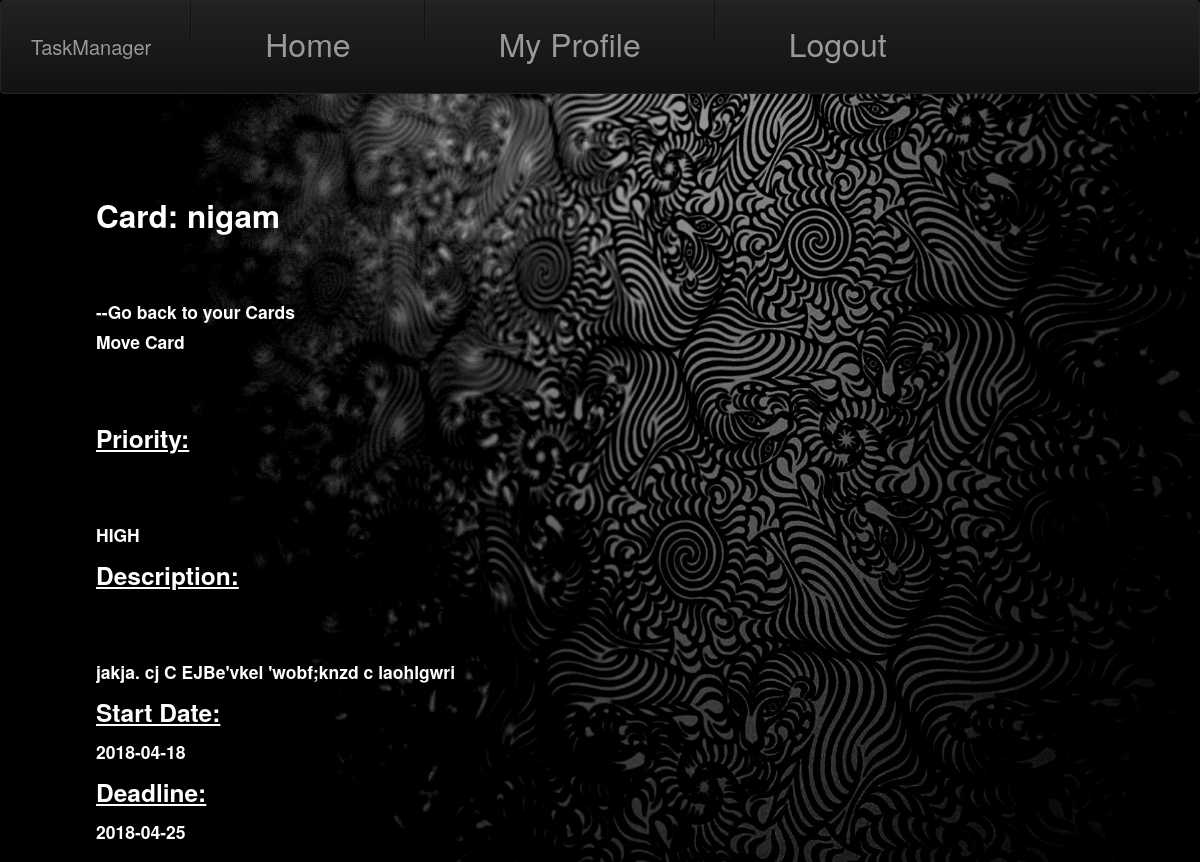
The app's page /showcard/3/2/5/ (signed in) with its own data.
### app/models.py (models this page shows)
class Card(db.Model):
    id = db.Column(db.Integer, primary_key=True)
    name = db.Column(db.String(64), nullable=False)
    desc = db.Column(db.String(1600), nullable=False)
    timestart = db.Column(db.Date, index=True, nullable=False,
                          default=datetime.date(datetime.utcnow()))
    deadline = db.Column(db.Date, nullable=False)
    list_id = db.Column(db.Integer, db.ForeignKey(
        'list.id'))  # foreign key from list
    priority = db.Column(db.String(5), nullable=False)

### app/routes.py (the view)
@app.route('/showcard/<boardid>/<listid>/<cardid>/')
@login_required
def showcard(boardid, listid, cardid):
    listx = List.query.filter_by(id=listid).first_or_404()
    board = Board.query.filter_by(id=boardid).first_or_404()
    card = Card.query.filter_by(id=cardid).first_or_404()
    return render_template('showcard.html', board=board, list=listx, card=card)

### app/models.py (called while the page is built)
@login.user_loader
def load_user(id):
    return User.query.get(int(id))

### app/routes.py (called while the page is built)
@app.before_request
def before_request():
    if current_user.is_authenticated:
        current_user.last_seen = datetime.utcnow()
        db.session.commit()

### app/templates/showcard.html
{% extends "base.html" %}
{% block content %}
<br>
<h2> Card: {{ card.name }}</h2>
<br>
<h4><a href="{{url_for('showlist', boardid = board.id, listid = list.id)}}"> --Go back to your Cards</a></h4>
<h4><a href="{{url_for('listoptions', boardid=board.id, listid=list.id, cardid=card.id)}}">Move Card</a></h4>
<br>
<h3><strong><u>Priority: </u><strong></h3><br><h4>{{card.priority}}</h4>
<h3><u><strong>Description:</strong></u></h3><br><h4>{{card.desc}}</h4>
<h3><u><strong>Start Date:</strong></u></h3><h4>{{card.timestart}}</h4>
<h3><u><strong>Deadline:</strong></u></h3><h4>{{card.deadline}}</h4>
{% endblock %}

### app/static/css/style.css (style rules this page uses)
html { margin:0; padding:0; }
body { margin: 0; padding: 0; width:100vw; height:auto; background-image:url('../img/bg.jpg'); background-size: cover; }
a { text-decoration: none; color: white; font-size: 1em; }

### records on screen
Card: name "nigam", priority "HIGH", desc "jakja. cj C EJBe'vkel 'wobf;knzd c laohlgwri", timestart "2018-04-18", deadline "2018-04-25"
